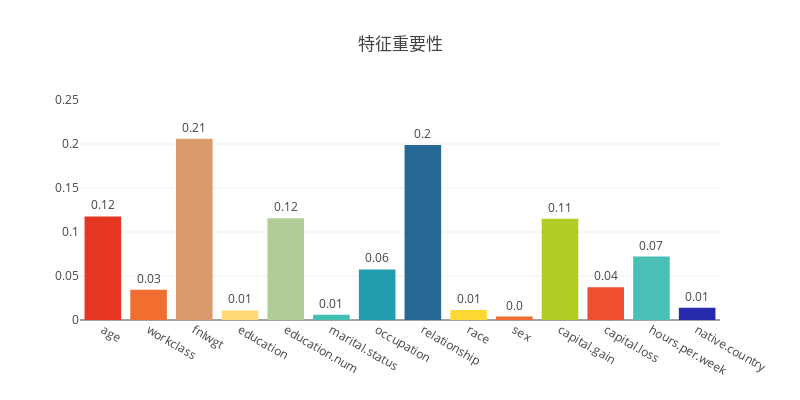

Notebook code for this chart:
### Markdown cell above
#### 图示特征重要性

### Code cell
colors = ['#e43620', '#f16d30','#d99a6c','#fed976', '#b3cb95', '#41bfb3','#229bac', 
'#256894', '#fed936', '#f36d30', '#b3cb25', '#f14d30','#49bfb5','#252bac',]

trace = Bar(x = X_df.columns.tolist(), y = relval, text = [round(i,2) for i in relval], textposition= "outside", marker = dict(color = colors))
iplot(Figure(data = [trace], layout = Layout(title="特征重要性", width = 800, height = 400, yaxis = dict(range = [0,0.25]))))

### Figure 1 — Plotly figure (JSON) as saved in the notebook; plotly's stock layout.template omitted (floating-point values rounded to 4 significant figures)
{"data": [{"marker": {"color": ["#e43620", "#f16d30", "#d99a6c", "#fed976", "#b3cb95", "#41bfb3", "#229bac", "#256894", "#fed936", "#f36d30", "#b3cb25", "#f14d30", "#49bfb5", "#252bac"]}, "text": ["0.12", "0.03", "0.21", "0.01", "0.12", "0.01", "0.06", "0.2", "0.01", "0.0", "0.11", "0.04", "0.07", "0.01"], "textposition": "outside", "type": "bar", "uid": "f2ad9f35-1a0b-42da-abbb-705b6c1d233a", "x": ["age", "workclass", "fnlwgt", "education", "education.num", "marital.status", "occupation", "relationship", "race", "sex", "capital.gain", "capital.loss", "hours.per.week", "native.country"], "y": [0.1177, 0.03448, 0.2061, 0.01085, 0.1155, 0.005851, 0.05741, 0.1987, 0.01147, 0.003851, 0.1149, 0.03716, 0.0721, 0.01386]}], "layout": {"height": 400, "title": "特征重要性", "width": 800, "yaxis": {"range": [0, 0.25]}}}
